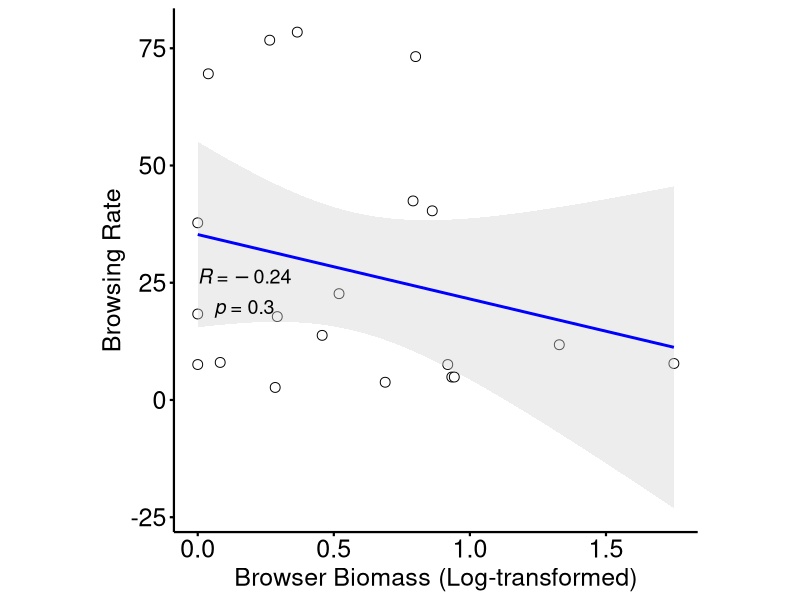
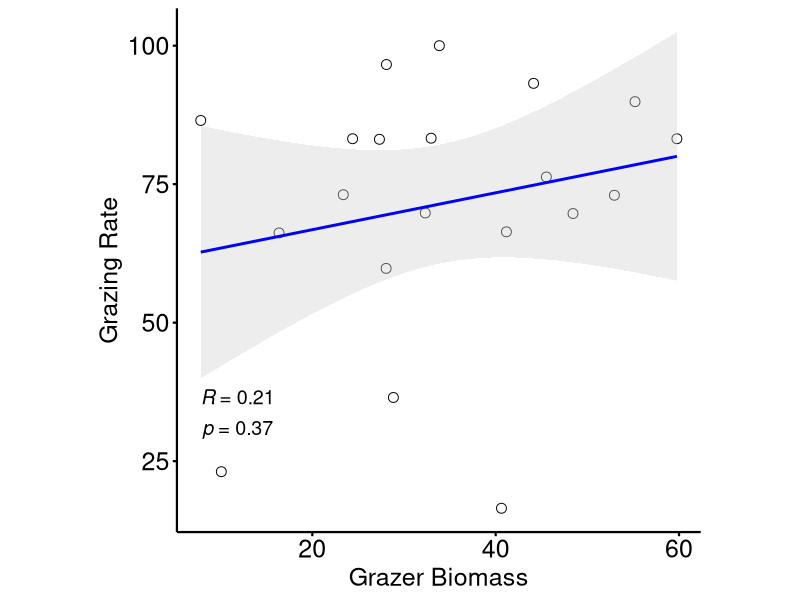

These charts were generated, in order, by the following R code:
# Script to produce Supplemental Figure 3

# Supplemental Figure 3 shows the relationships between a) grazing rate and grazer biomass and b) browsing rate and browser biomass at the twenty sites.

# Packages -----
library(tidyverse)
library(readr)
library(cowplot)
library(ggpubr) # ggscatter() to make correlation plots with correlation coefficient and significance


# Data -----
data.all <- read_csv("data/siteDat_2017_25.10.2021.csv")
data.herbivory <- data.all %>% 
  dplyr::select(Site, Grazing, Sargassum_consumption, PercConsumed, Turf_normal, Turf_sediment, Stegastes_turf, Fleshy_macroalgae, Mac_palatable, Mac_unpalatable, AFDW_g_3wk, MacAccumulation_g_8wk, Percent_N_June2017, Scraper, Grazer, Excavator, Detritivore, Browser, LogBrowser, Min_distance_from_crest_m, Min_distance_from_deep_m, Habitat) %>% 
  mutate(ExcScrGra = Scraper + Grazer + Excavator) 
  


## Function for correlation analysis and plot -----
# Note: x and y variables must be in quotations, e.g., function("Turf_sediment", "Grazing")
make_corr_plot <- function(x, y, xlabel, ylabel) {
  ggscatter(data.herbivory, 
            x = {{x}}, 
            y = {{y}}, 
            color = "black", shape = 21, size = 3, # Points color, shape and size
            add = "reg.line",  # Add regressin line
            add.params = list(color = "blue", fill = "lightgray"), # Customize reg. line
            conf.int = TRUE, # Add confidence interval
            cor.coef = TRUE, # Add correlation coefficient. see ?stat_cor
            cor.coeff.args = list(method = "pearson", label.x.npc = "left", label.y.npc = "bottom", label.sep = "\n"),
            cor.coef.size = 5) +
    xlab({{xlabel}}) +
    ylab({{ylabel}}) +
    theme(text = element_text(size = 18)) +
    theme(axis.text = element_text(size = 18)) +
    theme(axis.line = element_line(size = 0.75)) + # axis line
    theme(axis.ticks = element_line(size = (0.75))) + # axis tick marks
    theme(aspect.ratio = 1)
}

# Plots with statistics ----- 
# Pearson's correlation between browser biomass and browsing rate
make_corr_plot("LogBrowser", "PercConsumed", "Browser Biomass (Log-transformed)", "Browsing Rate")

# Pearson's correlation between grazer biomass and grazing rate
make_corr_plot("ExcScrGra", "Grazing", "Grazer Biomass", "Grazing Rate")

